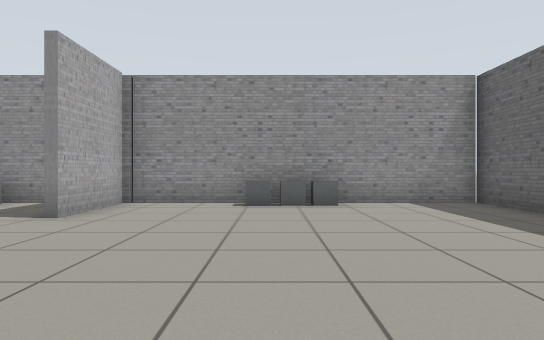
view 1 (above)

14 first-person views from a walk through a world built for the Gazebo simulator. The camera is 0.72 m above the floor, looks level and sees 70° across. The floor is counted in squares, 1 m on a side. Each view is taken from the middle of a square. On the plan, view 1 faces up. The plan holds only what a view shows up to about 11 squares ahead; the rest is blank. Simple shapes stand in for some stock models.

view 2
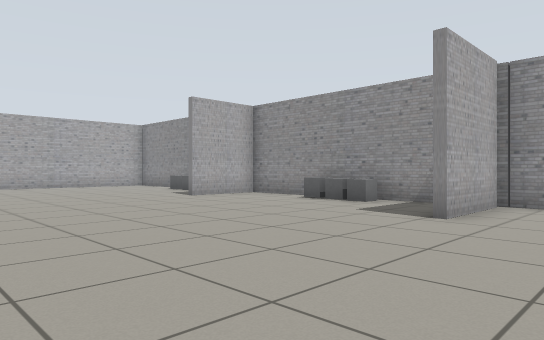

view 3
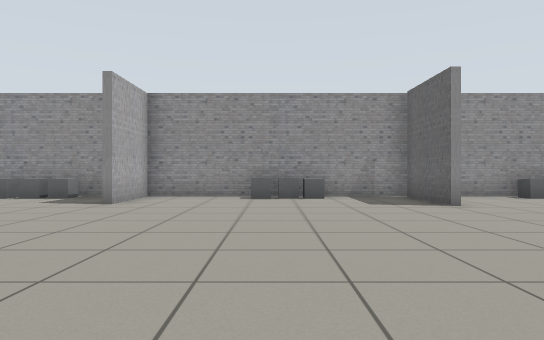

view 4
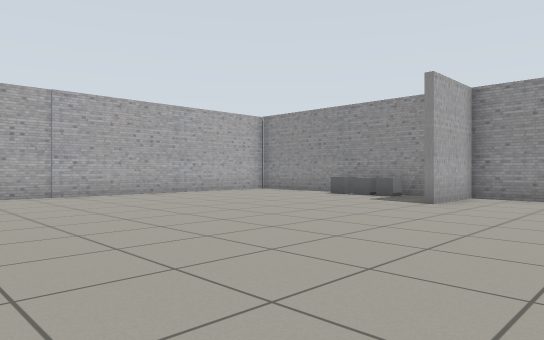

view 5
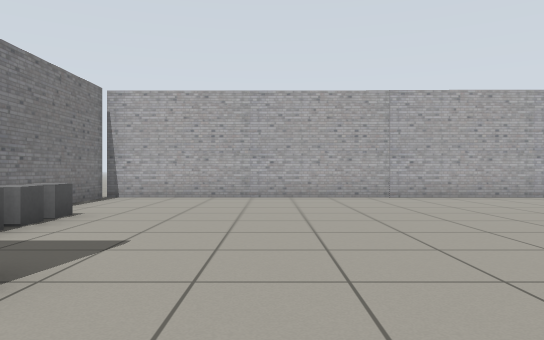

view 6
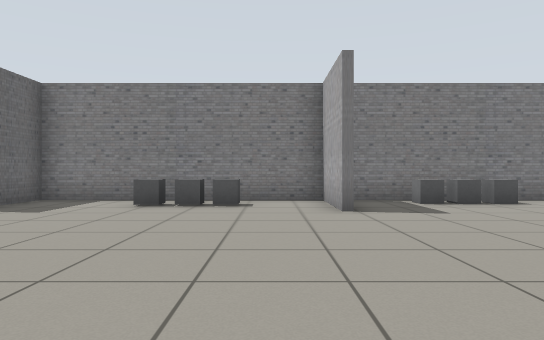

view 7
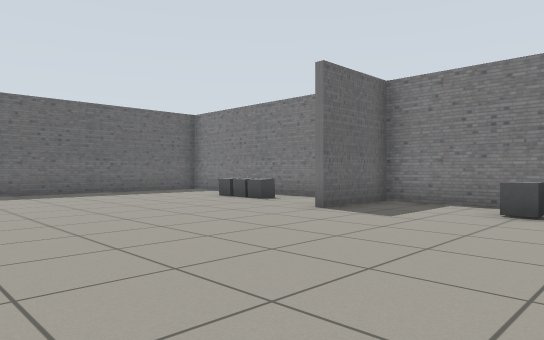

view 8
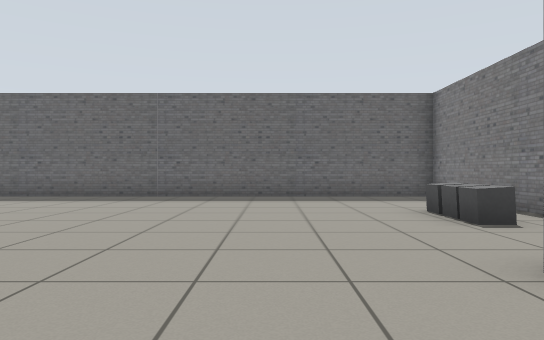

view 9
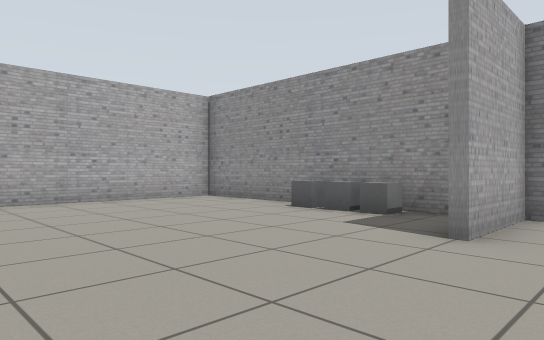

view 10
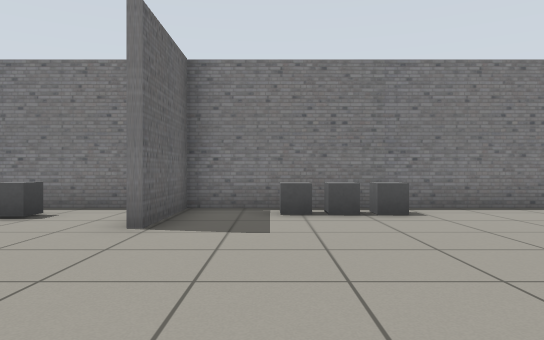

view 11
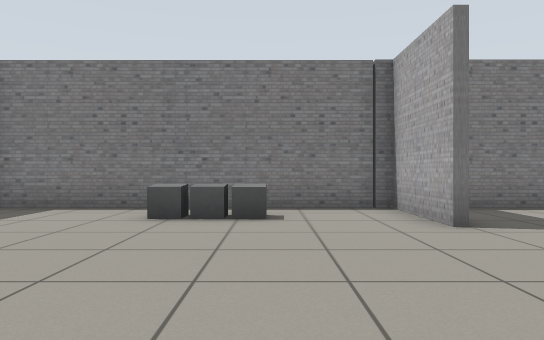

view 12
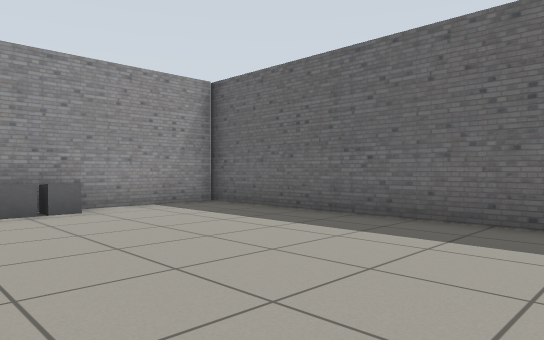

view 13
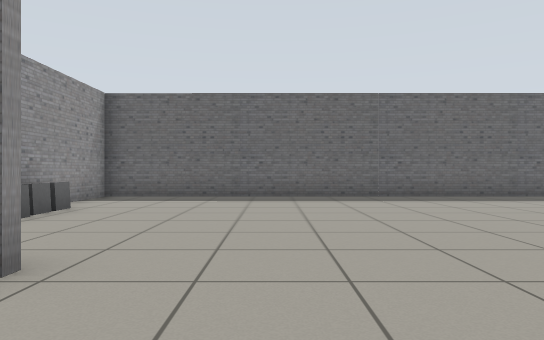

view 14
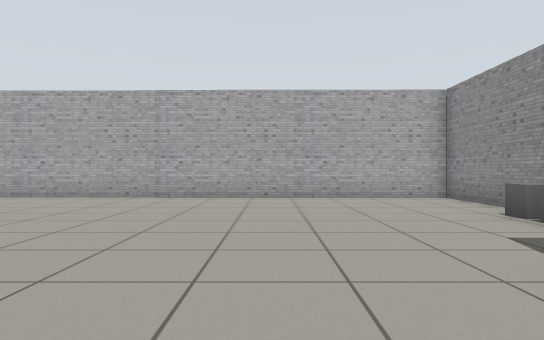

### Floor plan
Points are (right, up) in squares from view 1. A wall is a line through its corners. A room is listed if a view was taken in it or the views show most of it. See-through windows are left out.
Room 1 (views 1, 2, 3, 4, 5, 6, 7, 8, 9, 10, 11, 12, 13, 14)
walls: (-3.5, 5.8) (-3.5, 8.3); (-3.2, -3.8) (-3.2, -6.3); (-10.3, -3.7) (-10.3, -6.3) (4.5, -6.3) (4.5, 8.5) (-10.4, 8.5) (-10.4, 6.2); (-3.5, -6.3) (-3.5, -3.8); (-3.2, 8.3) (-3.2, 5.8); (-11.4, 8.5) (-18.1, 8.5) (-18.2, -6.4); (-17.9, -6.3) (-10.4, -6.3) (-10.4, -3.7)
objects: marker (-14, -5); marker (-14, 8); marker (-13, -5); marker (-13, 8); marker (-12, -5); marker (-12, 8); marker (-8, -5); marker (-7, -5); marker (-7, 8); marker (-6, 8); marker (-1, -5); marker (0, -5); marker (0, 8); marker (1, -5); marker (1, 8)

Where each view was taken, in squares from view 1:
view 1: 0 up, 0 right, facing up
view 2: 0 up, 1 left, facing up-left
view 3: 2 down, 7 left, facing up
view 4: 2 down, 7 left, facing up-left
view 5: 2 down, 8 left, facing left
view 6: 3 up, 9 left, facing down
view 7: 2 up, 8 left, facing down-right
view 8: 2 down, 6 left, facing right
view 9: 2 up, 9 left, facing up-left
view 10: 1 up, 12 left, facing down
view 11: 1 up, 1 left, facing down
view 12: 1 up, 1 left, facing up-right
view 13: 4 up, 6 left, facing right
view 14: 4 up, 8 left, facing left
